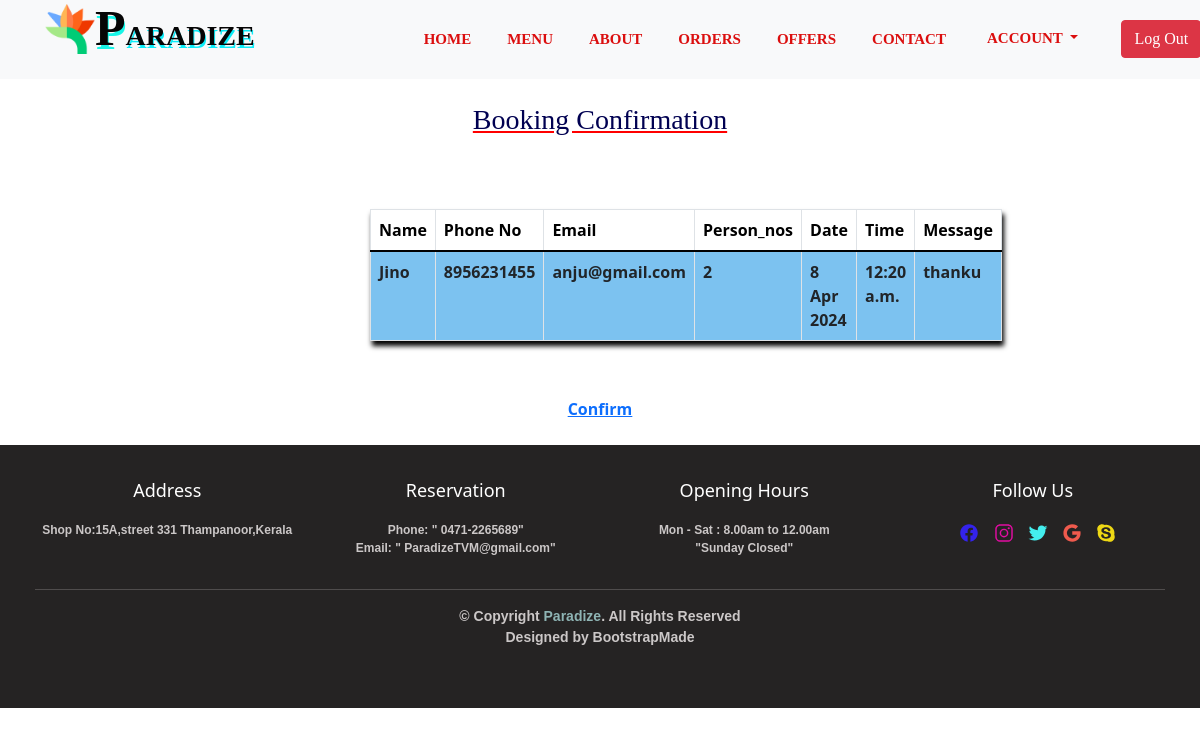
Page /TableBooked/2 on the committed database.
### ParadizeApp/models.py (models this page shows)
class Booking_Table(models.Model):
    Name = models.CharField(max_length=50)
    Phone_No =  models.IntegerField()
    Email = models.CharField(max_length=50)
    Person_nos = models.IntegerField()
    Date = models.DateField(null=True)
    Time = models.TimeField(null=True)
    Message = models.CharField(max_length=250,null=True)
    class Meta :
        db_table = "BookingTable"

### ParadizeApp/views.py (the view)
# urls.py: path('TableBooked/<int:formid>',views.TableBooked_view,name="TableBooked_view"),
def TableBooked_view(request,formid):
      table = Booking_Table.objects.get(id=formid)
      context={
            'table':table
      }
      return render(request,'TableBooked.html',context)

### ParadizeApp/templates/TableBooked.html (shortened to what this page needs)
{% extends "masterfile.html" %}
{% load static %}
{% block body %}
  <form action="" method="POST" class="post-form">
     <div class="container booktablecont">
       <center><h3 id="bookconfirm"> Booking Confirmation</h3>
        <div class="card-body">
          <table class="table table-bordered table-striped classtable">
            <thead>
              <tr>
                <th>Name</th>
                <th>Phone No</th>
                <th>Email</th>
                <th>Person_nos</th>
                <th>Date</th>
                <th>Time</th>
                <th>Message</th>
              </tr>
            </thead>
        <tbody>
          <tr>
            <td>{{table.Name}}</td>
            <td>{{table.Phone_No}}</td>
            <td>{{table.Email}}</td>
            <td>{{table.Person_nos}}</td>
            <td>{{table.Date}}</td>
            <td>{{table.Time}}</td>
            <td>{{table.Message}}</td>
          </tr>
        </tbody>
        <br><br>
        </table>
    </div><br>
    <a href="{% url 'TableSuccess_View' table.id %}">Confirm</a>
   <br><br>
    </div>
    </form>
   {% endblock body %}

### ParadizeApp/static/css/mycss.css (style rules this page uses)
#bookconfirm { font-family:times new-roman; color: rgb(0, 0, 81); text-decoration: underline red; }
.classtable { column-gap: 10px; }
.booktablecont { width: 45%; }
.booktablecont table { box-shadow: 2px 5px 5px black; column-gap: 10px; }
.booktablecont tbody td { background-color: #83ccfd; }

### rows in the picture
Booking_Table: Name "Jino", Phone_No "8956231455", Email "anju@gmail.com", Person_nos "2", Date "8 Apr 2024", Time "12:20 a.m.", Message "thanku"
